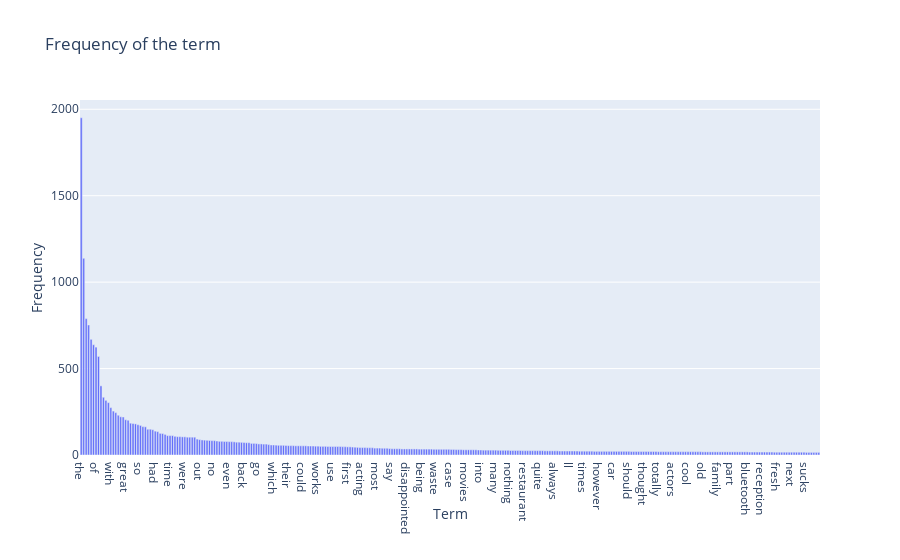

Notebook cell for this chart:
### Code cell
# sorting by term-frequency
list_indices_order = np.argsort(term_frequencies)[::-1]
term_order = [count_vect.get_feature_names()[idx] for order, idx in enumerate(list_indices_order) if order>=selected_start and order<selected_end]
frequencies_order = [term_frequencies[idx] for order, idx in enumerate(list_indices_order) if order>=selected_start and order<selected_end]

go_figure = go.Figure(
    data=[go.Bar(
        x=term_order,
        y=frequencies_order)],
    layout={
        "title": "Frequency of the term",
        "xaxis": {"title": "Term"},
        "yaxis": {"title": "Frequency"}})

go_figure.show()

### Figure 1 — Plotly figure (JSON) as saved in the notebook; plotly's stock layout.template omitted (floating-point values rounded to 4 significant figures; data arrays with more than 128 entries replaced by an {"elided": "..."} marker saying what was removed)
{"data": [{"type": "bar", "x": {"elided": "300 str values"}, "y": {"elided": "300 int values"}}], "layout": {"title": {"text": "Frequency of the term"}, "xaxis": {"title": {"text": "Term"}}, "yaxis": {"title": {"text": "Frequency"}}}}
